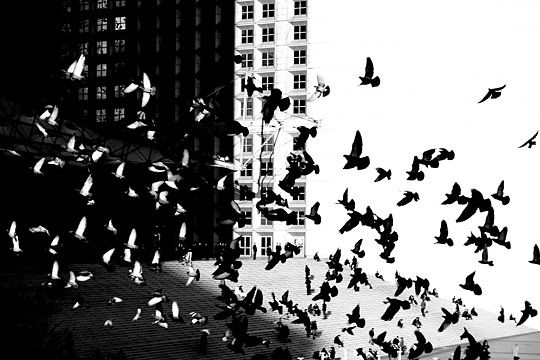
#> input picture Lab1/contrast.jpg, 540 x 360 px
$ python contrast.py
#> lines starting #> are read from the running program, lines starting #| are printed output that depends on the picture
import cv2 as cv
from matplotlib import pyplot as plt
import numpy as np


def rozciaganie(hist):
    minimum = 0
    maximum = 255
    LUT = [0] * 256
    while hist[minimum] <= 0:
        minimum = minimum + 1
    while hist[maximum] <= 0:
        maximum = maximum - 1
    for i in range(0, 256):
        LUT[i] = (255 / (maximum - minimum)) * (i - minimum)
    return LUT


def wyrownanie(hist, img):
    r = img.shape[0] * img.shape[1]
    LUT = [0] * 256
    D = [0] * 256
    for i in range(0, 256):
        j = 0
        for k in range(0, i + 1):
            j = j + hist[k]
        D[i] = j / r
    n = 0
    while D[n] <= 0:
        n = n + 1
    minD = D[n]
    for i in range(0, 256):
        LUT[i] = ((D[i] - minD) / (1 - minD)) * 255
    return LUT


def zmiana_obrazka(img):
    histogram = cv.calcHist([img], [0], None, [256], [0, 256])
    LUT = rozciaganie(histogram)

    new_image_r = [[LUT[img[i][j]] for j, _ in enumerate(img[0])] for i, _ in enumerate(img)]
    new_image_r = np.asarray(new_image_r, dtype=np.uint8)

    histogram = cv.calcHist([new_image_r], [0], None, [256], [0, 256])
    LUT = wyrownanie(histogram.flatten(), new_image_r)

    new_image_w = [[LUT[new_image_r[i][j]] for j, _ in enumerate(new_image_r[0])] for i, _ in enumerate(new_image_r)]
    new_image_w = np.asarray(new_image_w)
    return new_image_w


img = cv.imread('contrast.jpg', 0)
#> img is the input picture: shape (360, 540); min 0, max 255, mean 121.5
plt.imshow(img, cmap='gray')
plt.show()

plt.hist(img.ravel(), 256, [0, 256])
plt.show()
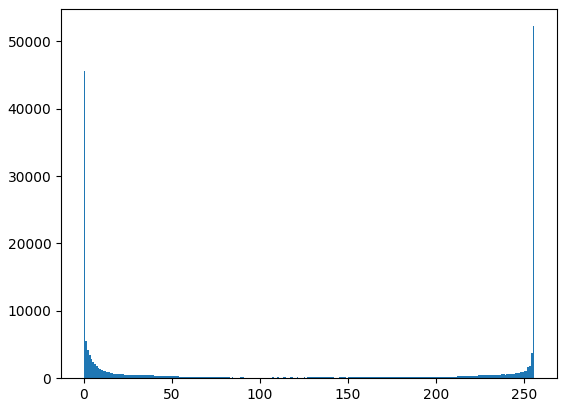
#> figure drawn by matplotlib, 1 panel; tallest bar 52242 high, from x = 255 to 256

img_lewa = img[0:img.shape[0], 0:int(img.shape[1] / 2)]
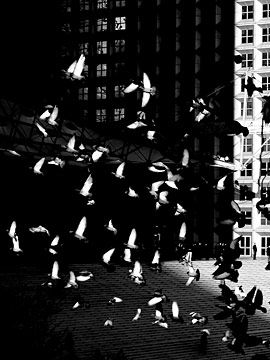
#> img_lewa: shape (360, 270); min 0, max 255, mean 37.3
img_prawa = img[0:img.shape[0], int(img.shape[1] / 2):img.shape[1]]
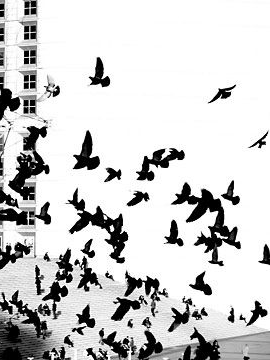
#> img_prawa: shape (360, 270); min 0, max 255, mean 205.8

img_lewa_po = zmiana_obrazka(img_lewa)
#> in zmiana_obrazka, `histogram = cv.calcHist([img], [0], None, [256], [0, 256])`: histogram = 256 values, max 40350 at index 0, min 41 at index 100, mean 379.7
#> after the loop in rozciaganie, `while hist[minimum] <= 0:`: minimum = 0
#> after the loop in rozciaganie, `while hist[maximum] <= 0:`: maximum = 255
#> after the loop in rozciaganie, `for i in range(0, 256):`: LUT = 256 values from 0 to 255
#> in zmiana_obrazka, `new_image_r = [[LUT[img[i][j]] for j, _ in enumerate(img[0])] for i, _..`: new_image_r = 360 items
#> after the loop in wyrownanie, `for i in range(0, 256):`: D = 256 values from 0.415 to 1
#> after the loop in wyrownanie, `while D[n] <= 0:`: n = 0
#> in wyrownanie, `minD = D[n]`: minD = 0.415
#> after the loop in wyrownanie, `for i in range(0, 256):`: LUT = 256 values from 0 to 255
#> in zmiana_obrazka, `new_image_w = [[LUT[new_image_r[i][j]] for j, _ in enumerate(new_image..`: new_image_w = 360 items
#> in zmiana_obrazka, `new_image_w = np.asarray(new_image_w)`:
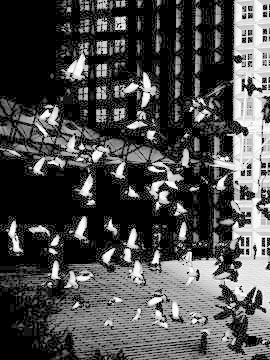
#> new_image_w: shape (360, 270) float64; min 0, max 255, mean 76.2
img_prawa_po = zmiana_obrazka(img_prawa)
#> in zmiana_obrazka (call 2), `histogram = cv.calcHist([img], [0], None, [256], [0, 256])`: histogram = 256 values, max 50843 at index 255, min 29 at index 83, mean 379.7
#> in zmiana_obrazka (call 2), `new_image_w = np.asarray(new_image_w)`:
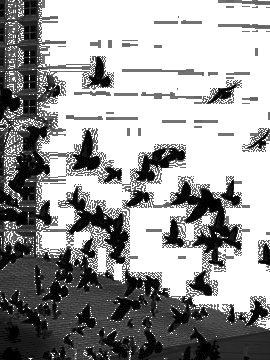
#> new_image_w: shape (360, 270) float64; min 0, max 255, mean 157.9

gotowy_obrazek = np.concatenate([img_lewa_po, img_prawa_po], axis=1)
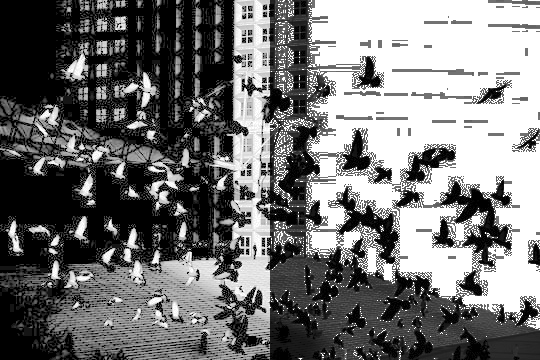
#> gotowy_obrazek: shape (360, 540) float64; min 0, max 255, mean 117.1
plt.imshow(gotowy_obrazek, cmap='gray')
plt.show()

plt.hist(gotowy_obrazek.ravel(), 256, [0, 256])
plt.show()
#> figure, not shown here; tallest bar 52242 high, from x = 255 to 256

$ run again, with Lab1/kobieta.jpg copied over Lab1/contrast.jpg
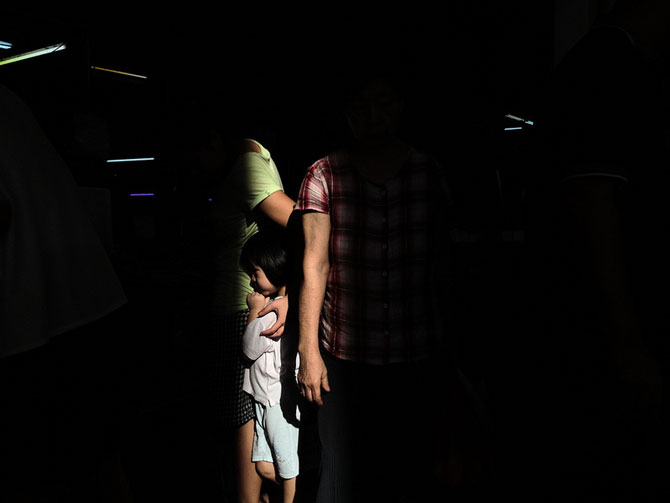
#> input picture Lab1/kobieta.jpg, 670 x 503 px
#> in zmiana_obrazka, `histogram = cv.calcHist([img], [0], None, [256], [0, 256])`: histogram = 256 values, max 87876 at index 1, min 5 at index 253, mean 658.2
#> after the loop in rozciaganie, `while hist[minimum] <= 0:`: minimum = 0
#> after the loop in rozciaganie, `while hist[maximum] <= 0:`: maximum = 255
#> after the loop in rozciaganie, `for i in range(0, 256):`: LUT = 256 values from 0 to 255
#> in zmiana_obrazka, `new_image_r = [[LUT[img[i][j]] for j, _ in enumerate(img[0])] for i, _..`: new_image_r = 503 items
#> after the loop in wyrownanie, `for i in range(0, 256):`: D = 256 values from 0.084 to 1
#> after the loop in wyrownanie, `while D[n] <= 0:`: n = 0
#> minD = 0.084
#> after the loop in wyrownanie, `for i in range(0, 256):`: LUT = 256 values from 0 to 255
#> in zmiana_obrazka, `new_image_w = [[LUT[new_image_r[i][j]] for j, _ in enumerate(new_image..`: new_image_w = 503 items
#> in zmiana_obrazka, `new_image_w = np.asarray(new_image_w)`:
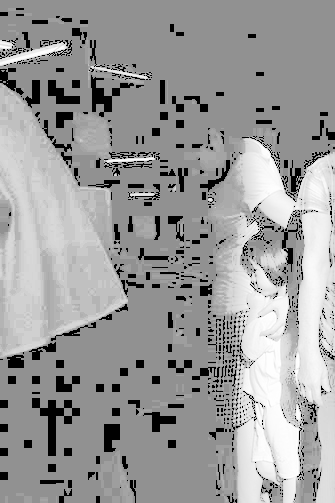
#> new_image_w: shape (503, 335) float64; min 0, max 255, mean 155.7
#> the loop in rozciaganie (call 2), `while hist[maximum] <= 0:` made 68 passes
#> maximum on passes 1 to 8: 254, 253, 252, 251, 250, 249, 248, 247
#> `plt.show()`:
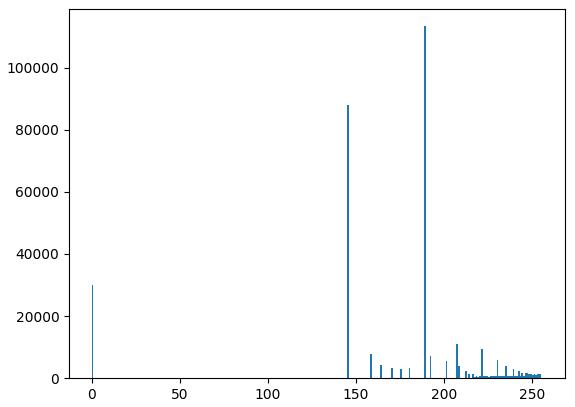
#> figure drawn by matplotlib, 1 panel; tallest bar 113307 high, from x = 189 to 190
